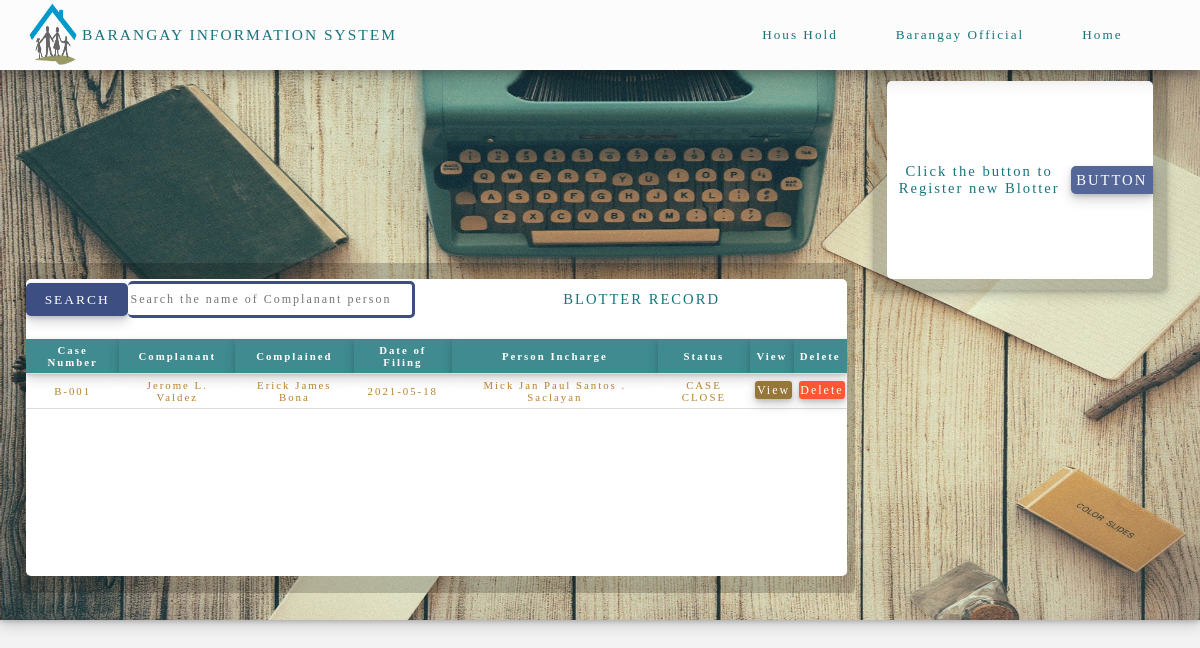
/HTML_FOLDER/BlotterPage.php (signed in), run on the app's committed database.
### tables this page shows
CREATE TABLE `blotter` (
  `Case_blotter_no` varchar(10) NOT NULL,
  `Complanant` varchar(50) NOT NULL,
  `Complained` varchar(100) NOT NULL,
  `DateofFiling` varchar(20) NOT NULL,
  `PersonIncharge` varchar(50) NOT NULL,
  `Status` varchar(30) NOT NULL,
  `Description` varchar(50) NOT NULL
);

### HTML_FOLDER/BlotterPage.php (the view, shortened to what this page needs)
<?php
	include('../PHP_FOLDER/DBconnection.php');
 ?>
<!DOCTYPE html>
<html>
<head>
	<link rel="stylesheet" type="text/css" href="../CSS_FOLDER/Style2.css">
</head>
<body>
	<div class="main">
		<div class="header">
			<div class="logo">
				<img src="../Images/BRGlogo.png">
				<labe class="logo_text">BARANGAY INFORMATION SYSTEM</label>
			</div>
			<div class="LabelLogo1"></div>
			<div class="LabelLogo2">
				<div class="child_labelLogo">
					<label class="Button" id="House_HoldPage">Hous Hold</label>
				</div>
				<div class="child_labelLogo">
					<label class="Button" id="BarangayOfficialPage">Barangay Official</label>
				</div>
				<div class="child_labelLogo">
					<label class="Button_home" id="HomePage">Home</label>
				</div>
			</div>
			<div class="blotterBox_C">
				<div class="blotter_Box">
					<div class="blotter_Box_child">
						<div class="box_B_contanerR">
							<div class="blotter_Box_child_content">
								<div class="content_child_B">
									<input type="submit" value="SEARCH" class="btn_BlOTTER" onclick="get_Blotter_search();">
									<input type="text" name="Search_B" placeholder="Search the name of Complanant person"
									class="Input_Blotter_search" id="Data_search_B">
								</div>
								<div class="content_child_B">
									<label class="blotter_Record">BLOTTER RECORD</label>
								</div>
							</div>
							<div class="blotter_Box_child_content" id="responseRecord_text">
								<br>
								<?php
						$house_Hold = "SELECT * FROM blotter";
						$dataprepare = $pdo->prepare($house_Hold);
						$dataprepare->execute();
						$newData_image = $dataprepare->fetchAll(PDO::FETCH_ASSOC);
						$output1 = '
										<table>
											<tr>
												<th class="h_title">Case Number</th>
												<th class="h_title">Complanant</th>
												<th class="h_title">Complained</th>
												<th class="h_title">Date of Filing</th>
												<th class="h_title">Person Incharge</th>
												<th class="h_title">Status</th>
												<th class="h_title">View</th>
												<th class="h_title">Delete</th>
											</tr>
								';
								foreach ($newData_image as $row) {
									$output1 .= '<tr>
													<td class="d_title">'.$row["Case_blotter_no"].'</td>
													<td class="d_title">'.$row["Complanant"].'</td>
													<td class="d_title">'.$row["Complained"].'</td>
													<td class="d_title">'.$row["DateofFiling"].'</td>
													<td class="d_title">'.$row["PersonIncharge"].'</td>
													<td class="d_title">'.$row["Status"].'</td>
													<td class="d_title">
														<a href="?ID='.$row["Case_blotter_no"].'#boxID_botterDescription" class="View_blotter">View</a>
													</td>
													<td class="d_title">
														<a href="../PHP_FOLDER/Delete.php?
														DeleteBlotter='.$row["Case_blotter_no"].'" class="Delete_btn">Delete</a>
													</td>
												</tr>
									';
								}
								$output1 .= '</table>';
								echo $output1;
					 ?>
							</div>
						</div>
					</div>
				</div>
				<div class="blotter_Box">
					<div class="boxForRegisterNEWB">
						<div class="box_Blotter">
							<label class="text_blotter">Click the button to Register new Blotter</label><br><br>
							<a href="#Modal_blotterBox_open" class="btn_Blotter">BUTTON</a>
						</div>
					</div>
				</div>
			</div>
	</div>
</body>
</html>

### CSS_FOLDER/Style2.css (style rules this page uses)
body { background: rgb(243, 243, 243); padding: 0; margin: 0; background-position: center; box-sizing: border-box; font-family: "Palatino Linotype"; }
.main { width: 100%; height: 100%; }
.header { align-items: center; background: rgb(243, 243, 243); box-shadow: 0 4px 8px 0 rgba(0, 0, 0, 0.2), 0 6px 20px 0 rgba(0, 0, 0, 0.19); width: 100%; height: 70px; position: relative; }
img { margin: auto; width: 4vw; height: 8vh; }
.logo { background: #FCFCFC; background-size: cover; width: 40%; height: 100%; float: left; display: flex; }
.LabelLogo1 { background: #FCFCFC; width: 20%; height: 100%; float: left; }
.LabelLogo2 { background: #FCFCFC; width: 40%; height: 100%; float: right; }
.logo_text { margin: auto; letter-spacing: 2px; font-size: 1.29vw; color: #17757e; position: relative; right: 11.20%; }
.child_labelLogo:nth-child(1) { background: #FCFCFC; width: 33.33%; height: 100%; float: left; position: relative; display: flex; flex-direction: end; align-items: center; }
.child_labelLogo:nth-child(2) { background: #FCFCFC; width: 33.33%; display: flex; height: 100%; align-items: center; float: left; }
.Button { margin: auto; font-size: 1.10vw; letter-spacing: 2px; color: #17757e; transition: 100ms linear; cursor: pointer; }
.child_labelLogo:nth-child(3) { position: relative; background: #FCFCFC; width: 33.33%; display: flex; height: 100%; align-items: center; float: right; }
.Button_home { margin: auto; font-size: 1.10vw; letter-spacing: 2px; position: relative; right: 11%; color: #17757e; transition: 100ms linear; }
.box_B_contanerR { background: #fff; width: 98%; height: 90%; margin: auto; border-radius: 5px; }
.blotterBox_C { background: url("../Images/Botter.jpg"); background-repeat: no-repeat; background-size: 100% 100%; width: 100%; box-shadow: 0 2px 4px 0 rgba(42, 43, 44, 0.2), 0 6px 12px 0 rgba(42, 43, 44, 0.19); height: 550px; position: relative; z-index: -1; display: flex; justify-content: space-around; }
.blotter_Box:nth-child(1) { width: 80%; height: 100%; display: flex; overflow: hidden; align-items: center; }
.blotter_Box:nth-child(2) { width: 30%; height: 100%; }
.blotter_Box_child { background: rgba(5, 5, 5, 0.2); width: 96%; height: 60%; border-radius: 5px; margin: auto; position: relative; top: 15%; display: flex; -webkit-animation: _animate_new_A 0.9s; }
.blotter_Box_child_content:nth-child(1) { width: 100%; height: 14%; border-top-right-radius: 5px; border-top-left-radius: 5px; display: flex; justify-content: space-around; }
.blotter_Box_child_content:nth-child(2) { overflow: scroll; width: 100%; height: 86%; border-bottom-right-radius: 5px; border-bottom-left-radius: 5px; justify-content: space-around; margin: auto; }
.content_child_B:nth-child(1) { width: 50%; height: 100%; display: flex; align-items: center; border-radius: 5px; }
.content_child_B:nth-child(2) { width: 50%; height: 100%; display: flex; border-radius: 5px; }
.boxForRegisterNEWB { background: rgb(5, 5, 5, 0.2); width: 90%; height: 40%; border-bottom-left-radius: 5px; border-bottom-right-radius: 5px; animation: _animate_new 0.90s linear; box-shadow: 0 2px 4px 0 rgba(42, 43, 44, 0.2), 0 6px 12px 0 rgba(42, 43, 44, 0.19); display: flex; }
.box_Blotter { background: #fff; width: 90%; height: 90%; margin: auto; border-radius: 5px; text-align: center; display: flex; align-items: center; }
.text_blotter { font-family: "Palatino Linotype"; font-size: 1.22vw; letter-spacing: 2px; color: #17757e; }
.btn_Blotter { text-decoration: none; font-family: "Palatino Linotype"; font-size: 1.22vw; letter-spacing: 2px; color: #fff; padding: 2%; background: #569; box-shadow: 0 2px 4px 0 rgba(42, 43, 44, 0.2), 0 6px 12px 0 rgba(42, 43, 44, 0.19); border-top-left-radius: 5px; border-bottom-left-radius: 5px; transition: 100ms linear; }
.blotter_Record { margin: auto; font-family: "Palatino Linotype"; font-size: 1.22vw; letter-spacing: 2px; color: #17757e; }
.btn_BlOTTER { border: none; font-family: "Palatino Linotype"; font-size: 1.12vw; letter-spacing: 2px; width: 25%; height: 80%; outline: none; border-radius: 5px; cursor: pointer; background: #3d4e83; color: #fff; box-shadow: 0 2px 4px 0 rgba(42, 43, 44, 0.2), 0 6px 12px 0 rgba(42, 43, 44, 0.19); }
.Input_Blotter_search { width: 68%; height: 70%; border: none; outline: none; font-family: "Palatino Linotype"; font-size: 1vw; letter-spacing: 2px; border-top: solid 3px #3d4e83; border-bottom: solid 3px #3d4e83; border-right: solid 3px #3d4e83; border-radius: 5px; transition: 100ms linear; }

### data on the page
blotter: Case_blotter_no "B-001", Complanant "Jerome L. Valdez", Complained "Erick James Bona", DateofFiling "2021-05-18", PersonIncharge "Mick Jan Paul Santos . Saclayan", Status "CASE CLOSE"
